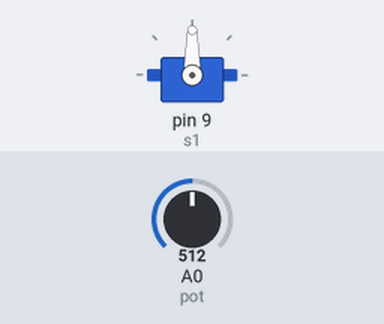
The sketch below on a simulated Arduino Uno, built with avr-gcc and run on an emulated ATmega328P. Shown: servo. The test bench sets the inputs (shaded band); at power-on: A0 (pot) = 512.

Above: at 1.2 s.
1.3 s: A0 (pot) set to 716
At 2.0 s:
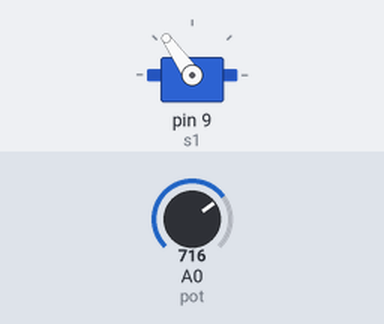
2.8 s: A0 (pot) set to 900
At 3.1 s:
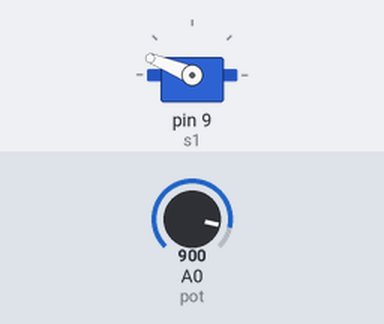
4.3 s: A0 (pot) set to 1023
At 5.4 s:
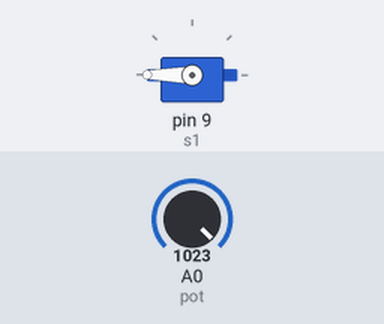
5.8 s: A0 (pot) set to 306
At 6.6 s:
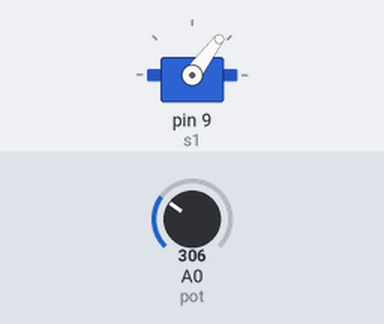
7.3 s: A0 (pot) set to 122
At 7.7 s:
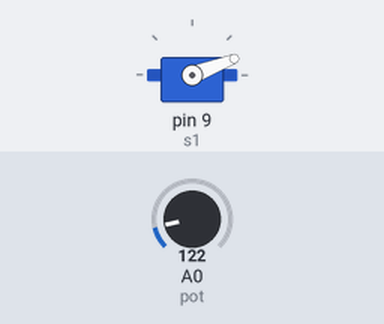
Timing chart, 0 to 9.8 s (numbered marks = the images above; inputs shaded):
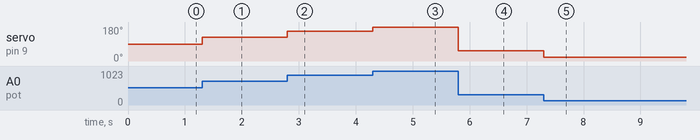

Measured:
- after the input at 1.3 s, servo on pin 9 (s1): 90° → 125° at once
- after the input at 2.8 s, servo on pin 9 (s1): 125° → 158° at once
- after the input at 4.3 s, servo on pin 9 (s1): 158° → 180° at once
- after the input at 5.8 s, servo on pin 9 (s1): 180° → 53° at once
- after the input at 7.3 s, servo on pin 9 (s1): 53° → 21° at once

The sketch:

operatingservowithpotentiometer.ino
```cpp
#include <Servo.h>
Servo s1;

int pot=A0;
int x;
int value;


void setup() {
  pinMode(A0,INPUT);
  s1.attach(9);

}

void loop() {
  x=analogRead(pot);
  value=map(x,0,1023,0,180);
  s1.write(value);
}
```
